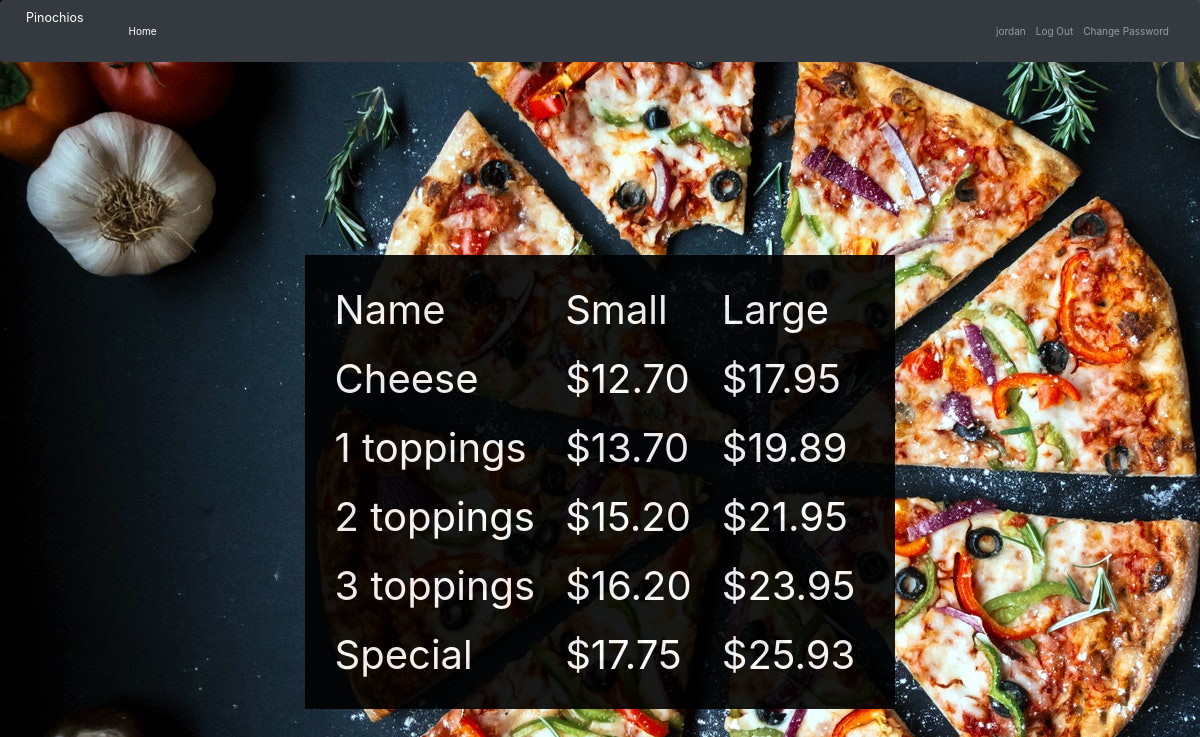
Screenshot of /1 (signed in) with the database file from the repository.
### orders/models.py (models this page shows, shortened)
class Menu_item(models.Model):
    category=models.ForeignKey(Category,on_delete=models.CASCADE, related_name="category")
    name=models.CharField(max_length=64)
    small=models.DecimalField(max_digits=4,decimal_places=2)
    large=models.DecimalField(max_digits=4,decimal_places=2, null=True)
    no_of_toppings=models.DecimalField(max_digits=4,decimal_places=0, null=True)

### orders/views.py (the view)
# urls.py: path("<str:menu>", views.menu, name="menu"),
def menu(request , menu):
    try:
        menu = Category.objects.get(pk=menu)
    except:
        raise Http404("Pizza does not exist")
    context = {
        "menu": menu.category.all(),
        }
    return render(request, "orders/menu.html", context)

### orders/templates/orders/menu.html (shortened to what this page needs)
{% extends 'base.html' %}
{% block content %}
{% if user.is_authenticated %}
<div class="row">
  <table class="menu">
    <thead>
        <td>Name</td>
        <td>Small</td>
        <td>Large</td>
    </thead>
    {% for item in menu %}
        <tr>
            <td>{{ item.name }}</td>
            <td>${{ item.small }}</td>
            <td>${{ item.large }}</td>
        </tr>
      {% endfor %}
  </table>
{% else %}
  <h1>You are not logged in</h1>
  <a href="{% url 'login' %}" class="btn btn-primary">login</a>
  <a href="{% url 'signup' %}" class="btn btn-primary">Sign Up</a>
{% endif %}
{% endblock %}

### accounts/templates/base.html (shortened to what this page needs)
<html>
<head>
    {% load static %}
    <link rel="stylesheet" href="{% static 'orders/bootstrap/css/bootstrap.css' %}">
    <link rel="stylesheet" href="https://stackpath.bootstrapcdn.com/bootstrap/4.5.0/css/bootstrap.min.css">
    <link rel="stylesheet" href="{% static 'orders/main.css' %}">
</head>
<body>
    <nav class="navbar navbar-expand-lg navbar-dark bg-dark">
  <a class="navbar-brand" href="#">Pinochios</a>
  <div class="collapse navbar-collapse" id="navbarSupportedContent">
    <ul class="navbar-nav mr-auto navbar-right">
      <li class="nav-item active">
        <a class="nav-link" href="{% url 'index' %}">Home</a>
    </ul>
    <ul class="navbar-nav ml-auto">
        {% if user.is_authenticated %}
            <li class="nav-item" ><a class="nav-link" href="#">{{ user.username }}</a></li>
            <li class="nav-item">
                <a class="nav-link" href="{% url 'logout' %}">Log Out</a>
            </li>
            <li class="nav-item">
                <a class="nav-link " href="{% url 'change_password' %}"></span>Change Password</a>
            </li>
        {% endif %}
    </ul>
  </div>
</nav>
    <main class="text-center d-flex justify-content-center vertical-center">
        {% block content %}
        {% endblock %}
    </main>
</body>
</html>

### orders/static/orders/main.css (style rules this page uses)
body { width: 100%; background: url( "pizza_background.jpeg") no-repeat; }
.row { background-color: black; opacity: 90%; padding: 20px; }
.row:after { content: ""; display: table; clear: both; }
.vertical-center { min-height: 100%; min-height: 100vh; display: flex; align-items: center; }
.menu { color: white; text-align:left; }
td { padding:10px; padding-right: 20px; font-size: 40px }

### rows the page displays
Menu_item: name "Cheese", small "12.70", large "17.95"
Menu_item: name "1 toppings", small "13.70", large "19.89"
Menu_item: name "2 toppings", small "15.20", large "21.95"
Menu_item: name "3 toppings", small "16.20", large "23.95"
Menu_item: name "Special", small "17.75", large "25.93"

### other values shown
{{ user.username }} "jordan"
